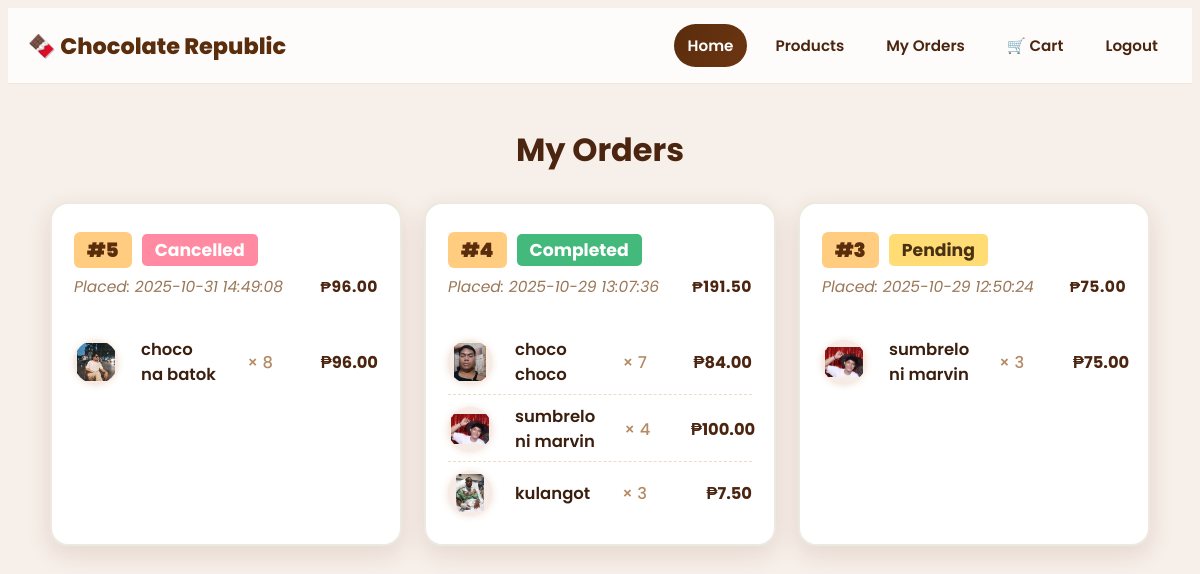
Page /orders.php (signed in) on the earlier database version.
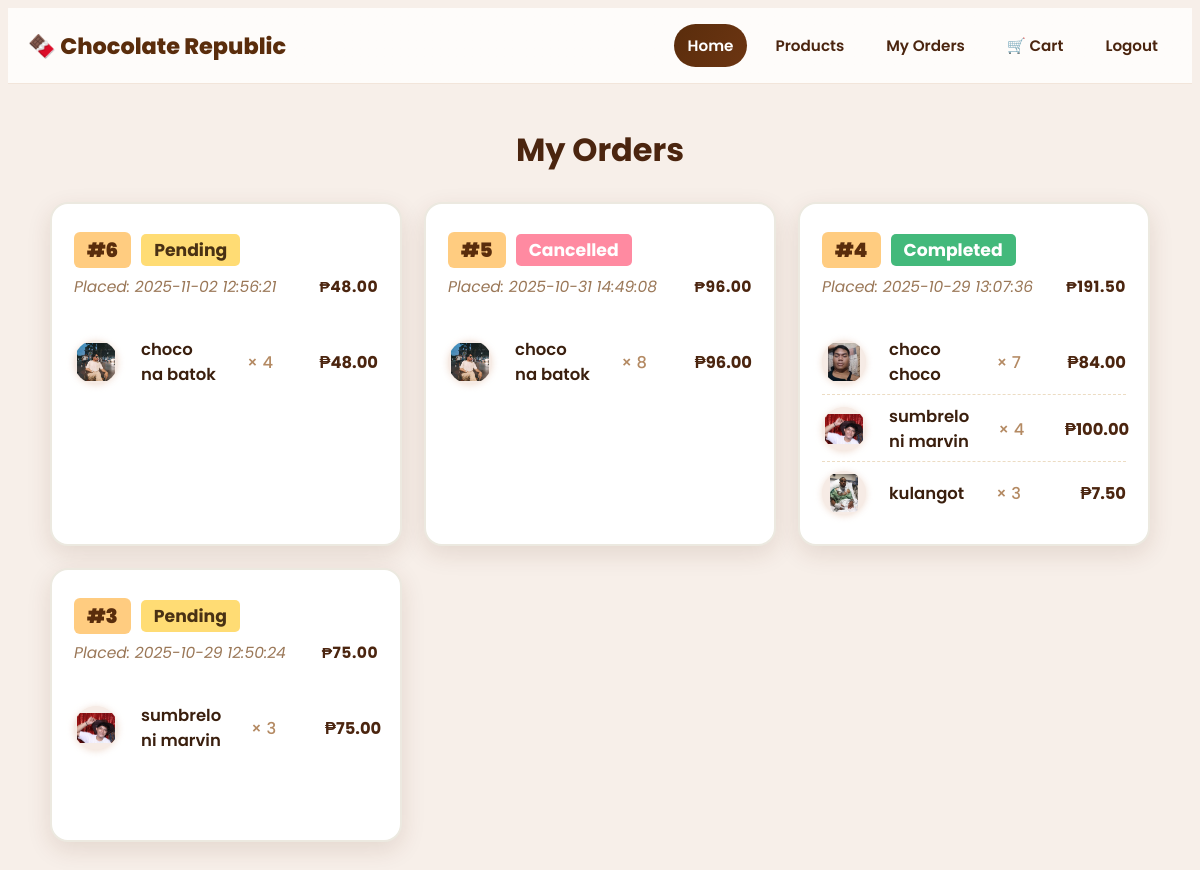
Same page on the later database version.
### tables this page shows
CREATE TABLE `orders` (
  `id` int(11) NOT NULL,
  `user_id` int(11) NOT NULL,
  `total_amount` decimal(10,2) NOT NULL,
  `status` enum('pending','completed','cancelled') DEFAULT 'pending',
  `payment_method` varchar(50) DEFAULT 'Cash on Delivery',
  `order_date` timestamp NOT NULL DEFAULT current_timestamp()
);

CREATE TABLE `order_items` (
  `id` int(11) NOT NULL,
  `order_id` int(11) NOT NULL,
  `product_id` int(11) NOT NULL,
  `product_name` varchar(100) NOT NULL,
  `quantity` int(11) NOT NULL,
  `price` decimal(10,2) NOT NULL
);

CREATE TABLE `products` (
  `id` int(11) NOT NULL,
  `name` varchar(100) NOT NULL,
  `description` text DEFAULT NULL,
  `price` decimal(10,2) NOT NULL,
  `image` varchar(255) DEFAULT NULL,
  `stock` int(11) DEFAULT 0,
  `created_at` timestamp NOT NULL DEFAULT current_timestamp()
);

### orders.php (the view, shortened to what this page needs)
<?php
require_once __DIR__ . '/db.php';
include __DIR__ . '/includes/header.php';
$userId = (int)$_SESSION['user_id'];
$orders = [];
$stmt = $conn->prepare('SELECT * FROM orders WHERE user_id = ? ORDER BY order_date DESC');
$stmt->bind_param('i', $userId);
$stmt->execute();
$res = $stmt->get_result();
while ($o = $res->fetch_assoc()) {
    $orders[] = $o;
}
?>
  <link rel="stylesheet" href="orders.css" />
    <section class="orders-section">
      <h2>My Orders</h2>
      <?php if (empty($orders)): ?>
        <p class="order-empty">You have no orders yet.</p>
      <?php else: ?>
        <div class="orders-grid">
          <?php foreach ($orders as $order): ?>
            <div class="order-card">
              <div class="order-info">
                <div class="order-id-status">
                  <span class="order-id">#<?= (int)$order['id'] ?></span>
                  <span class="order-status <?= htmlspecialchars($order['status']) ?>">
                    <?= htmlspecialchars(ucwords($order['status'])) ?>
                  </span>
                </div>
                <div class="order-meta">
                  <span class="order-date">Placed: <?= htmlspecialchars($order['order_date']) ?></span>
                  <span class="order-total">₱<?= number_format((float)$order['total_amount'], 2) ?></span>
                </div>
              </div>
              <ul class="order-items">
                <?php
                  $oi = $conn->prepare('SELECT product_id, product_name, quantity, price FROM order_items WHERE order_id = ?');
                  $oid = (int)$order['id'];
                  $oi->bind_param('i', $oid);
                  $oi->execute();
                  $items = $oi->get_result();
                  while ($it = $items->fetch_assoc()):
                    $imgPath = !empty($it['product_id']) ? $conn->query("SELECT image FROM products WHERE id = " . (int)$it['product_id'])->fetch_assoc()['image'] ?? '' : '';
                    $imgPath = !empty($imgPath) ? 'images/' . basename($imgPath) : 'images/0.png';
                ?>
                <li class="order-item">
                  <span class="item-thumb"><img src="<?= htmlspecialchars($imgPath) ?>" alt="<?= htmlspecialchars($it['product_name']) ?>" /></span>
                  <span class="item-name"><?= htmlspecialchars($it['product_name']) ?></span>
                  <span class="item-mult">× <?= (int)$it['quantity'] ?></span>
                  <span class="item-total">₱<?= number_format((float)$it['price'] * (int)$it['quantity'], 2) ?></span>
                </li>
                <?php endwhile; ?>
              </ul>
            </div>
          <?php endforeach; ?>
        </div>
      <?php endif; ?>
    </section>

Differences in the rows shown:
added orders: id "6", status "Pending", order_date "2025-11-02 12:56:21", total_amount "48.00"
added order_items: product.image (picture), product_name "choco na batok", quantity "4", (float)$it['price'] * (int)$it['quantity'] "48.00", shown under "6"
